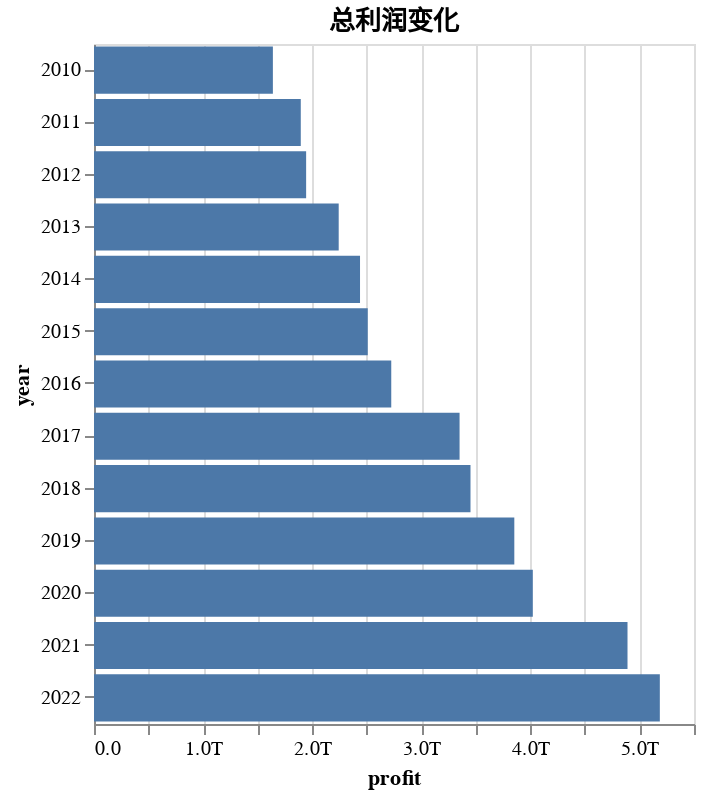

The code cell stored with this chart in its notebook:
### Markdown cell above
## 上市公司利润总和的变化
- 上市当年的数据计入上市公司总盘子。上市之前的数据不计入。
- 如果把全体上市公司当做一个公司，以2010年底数为基数，则近12年来的几何平均增长率为10%

### Code cell
df_total = total_sum.to_frame('profit').reset_index()
alt.Chart(df_total).mark_bar().encode(
    alt.X('profit:Q').axis(format='.2s'),
    alt.Y('year:O')
).properties(
    title = '总利润变化',
    width = 'container',
    height = 340
)

### Figure 1 — Vega-Lite specification as saved in the notebook (floating-point values rounded to 4 significant figures)
{"config": {"view": {"continuousWidth": 300, "continuousHeight": 300}}, "data": {"name": "data-4b4aa0c087757c2e8b40dc55fe47b66a"}, "mark": {"type": "bar"}, "encoding": {"x": {"axis": {"format": ".2s"}, "field": "profit", "type": "quantitative"}, "y": {"field": "year", "type": "ordinal"}}, "height": 340, "title": "总利润变化", "width": "container", "$schema": "https://vega.github.io/schema/vega-lite/v5.8.0.json", "datasets": {"data-4b4aa0c087757c2e8b40dc55fe47b66a": [{"year": 2010, "profit": 1640000000000.0}, {"year": 2011, "profit": 1895000000000.0}, {"year": 2012, "profit": 1945000000000.0}, {"year": 2013, "profit": 2243000000000.0}, {"year": 2014, "profit": 2439000000000.0}, {"year": 2015, "profit": 2509000000000.0}, {"year": 2016, "profit": 2725000000000.0}, {"year": 2017, "profit": 3351000000000.0}, {"year": 2018, "profit": 3451000000000.0}, {"year": 2019, "profit": 3853000000000.0}, {"year": 2020, "profit": 4022000000000.0}, {"year": 2021, "profit": 4890000000000.0}, {"year": 2022, "profit": 5187000000000.0}]}}
